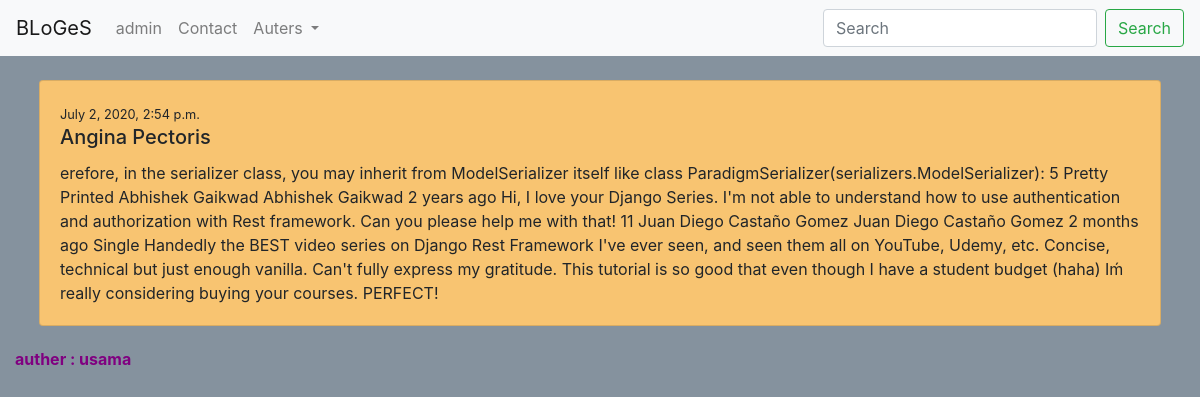
The page /kk/ on the database its author committed.
### blog/models.py (models this page shows, shortened)
class BlogPost(models.Model):
    user = models.ForeignKey(User, default=1, null=True, on_delete=models.SET_NULL)
    image = models.FileField(upload_to='image/', blank=True, null=True)
    title = models.CharField(max_length=120)
    slug = models.SlugField(unique=True)  # hello world -> hello-world
    content = models.TextField(null=True, blank=True)
    publish_date = models.DateTimeField(auto_now=False, auto_now_add=False, null=True, blank=True)
    timestamp = models.DateTimeField(auto_now_add=True)
    updated = models.DateTimeField(auto_now=True)
    type = models.ForeignKey('About', on_delete=models.CASCADE)
    objects = BlogPostManager()
    class Meta:
        ordering = ['-publish_date', '-updated', 'timestamp']

### blog/views.py (the view)
# urls.py: path('<str:slug>/', blog_detail_view, name='detail'),
def blog_detail_view(request, slug):
    blog = get_object_or_404(BlogPost, slug=slug)
    context = {'blog_detail': blog}
    return render(request, 'blog/blog_detail.html', context)

### blog/ModelManager.py (called while the page is built)
    def get_queryset(self):
        return BlogPostQuerySet(self.model, using=self.db)

### blog/templates/blog/blog_detail.html (shortened to what this page needs)
{%extends 'base.html'%}
{%block content%}
{%include 'blog/list-inline.html' with blog_post=blog_detail detail=True  truncatewords=False%}
<h6 style=" color: purple;"><strong>auther : {{blog_detail.user}}</strong></h6>
</div>
{%endblock%}

### templates/base.html (shortened to what this page needs)
<!doctype html>
<html lang="en">
<head>
    <link rel="stylesheet" href="https://stackpath.bootstrapcdn.com/bootstrap/4.5.0/css/bootstrap.min.css"
>
</head>
<body style="background-color:#85929E;">
{%include 'navbar.html'%}
<div class="container-fluid"
>
    {%block content%}
    {%endblock%}
</body>
</html>

### templates/navbar.html (shortened to what this page needs)
<nav class="navbar navbar-expand-lg navbar-light bg-light">
    <a class="navbar-brand" href="/">BLoGeS</a>
    <div class="collapse navbar-collapse" id="navbarSupportedContent">
        <ul class="navbar-nav mr-auto">
            <li class="nav-item ">
                <a class="nav-link" href="/admin">admin <span class="sr-only">(current)</span></a>
            </li>
            <li class="nav-item">
                <a class="nav-link" href="/contact">Contact</a>
            </li>
            <li class="nav-item dropdown">
                <a class="nav-link dropdown-toggle" href="#" id="navbarDropdown" role="button" data-toggle="dropdown"
                   aria-haspopup="true" aria-expanded="false">
                    Auters
                </a>
            </li>
        </ul>
        <form class="form-inline my-2 my-lg-0">
            <input class="form-control mr-sm-2" type="search" placeholder="Search" aria-label="Search">
            <button class="btn btn-outline-success my-2 my-sm-0" type="submit">Search</button>
        </form>
    </div>
</nav>

### blog/templates/blog/list-inline.html (shortened to what this page needs)
<div class="card m-4 {%if not blog_post.publish_date %} bg-dark text-light {%endif%}"
style=" background-color: #F8C471;"
>
    <div class="card-body">
        <small>{{blog_post.publish_date}}</small>
        <h5 class="card-title">{{blog_post.title}}</h5>
        <p class="card-text">
            {%if truncatewords%}
            {{blog_post.content|linebreaks|truncatewords:30}}
            {%else%}
            {{blog_post.content}}
            {%endif%}
        </p>
    </div>
</div>

### rows shown on the page
BlogPost: publish_date "July 2, 2020, 2:54 p.m.", title "Angina Pectoris", content "erefore, in the serializer class, you may inherit from ModelSerializer itself like class ParadigmSerializer(serializers.ModelSerializer): 5 Pretty Printed Abhishek Gaikwad Abhishek Gaikwad 2 years ago Hi, I love your Django Series. I'm not able to understand how to use authentication and authorization with Rest framework. Can you please help me with that! 11 Juan Diego Castaño Gomez Juan Diego Castaño Gomez 2 months ago Single Handedly the BEST video series on Django Rest Framework I've ever seen, and seen them all on YouTube, Udemy, etc. Concise, technical but just enough vanilla. Can't fully express my gratitude. This tutorial is so good that even though I have a student budget (haha) Iḿ…", user "usama"
